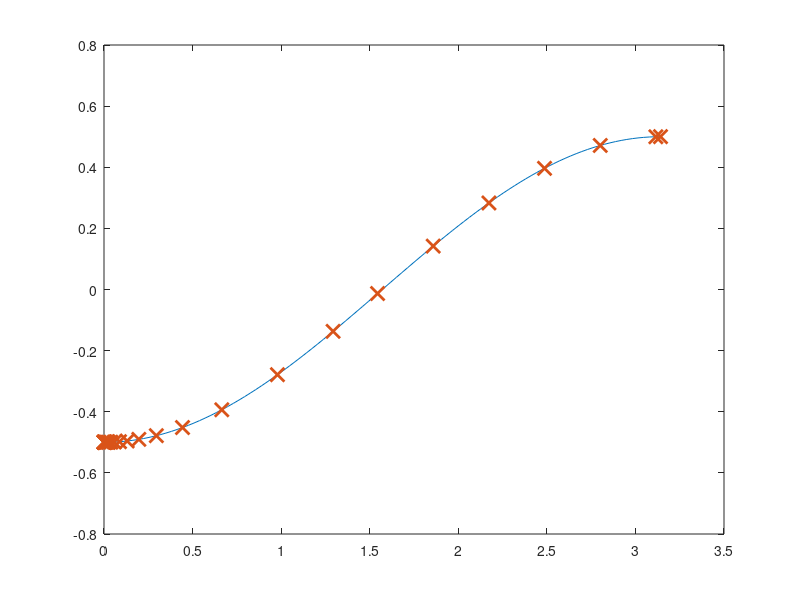

Write MATLAB code to recreate this figure. (Note: this script raises an error after producing the figure.)
%% Integrator Lab: Solving First Order ODEs in MATLAB and Picard Approximation
%
% This lab will teach you to numerically solve first order ODEs using a
% built in MATLAB integrator, |ode45|.  |ode45| is a good, general purpose
% tool for integrating first order equations (and first order systems).  It
% is not always the right algorithm, but it is usually the right algorithm
% to try first. This lab will also teach you how to manipulate symbolic
% functions in MATLAB.
%
% You will learn how to use the |ode45| routine, how to interpolate between
% points, and how MATLAB handles data structures.  You will also learn how
% to use MATLAB for exact symbolic calculations and write your own Picard
% approximation code.
% 
% Opening the m-file lab2.m in the MATLAB editor, step through each
% part using cell mode to see the results.  Compare the output with the
% PDF, which was generated from this m-file.
%
% There are eight exercises in this lab that are to be handed in at the
% end of the lab.  Write your solutions in the template, including
% appropriate descriptions in each step. Save the .m file and submit it 
% online using Quercus.
%
%% Student Information
%
% Student Name: Zarah Mathew
% Student Number: 1009961720
%

%% Set up an inline function representation of an ODE and solve it
%
% MATLAB has many built in routines for solving differential equations of
% the form
%
% |y' = f(t,y)|
%
% We will solve them using |ode45|, a high precision integrator.  To do
% this, we will need to construct an inline function representation of |f|,
% an initial condition, and specify how far we want MATLAB to integrate the
% problem.  Once we have set these, we pass the information to |ode45| to
% get the solution.
%
% For a first example, we will solve the initial value problem
%
% |y' = y, y(0) = 1|
%
% which has as its answer |y = e^t|. 
%
%

% Set up the right hand side of the ODE as an inline function
f = @(t,y) y; 

% The initial conditions
t0 = 0;
y0 = 1;

% The time we will integrate until
t1 = 2;

soln = ode45(f, [t0, t1], y0);


%% Examining the output
%
% When we execute the |ode45|, it returns a data structure, stored in soln.
% We can see the pieces of the data structure with a display command:

disp(soln);

%% Understanding the components of the solution data structure
%
% The most important elements of the data structure are stored in the |x|
% and |y| components of the structure; these are vectors.  Vectors |x| and
% |y| contain the points at which the numerical approximation to the
% initial vlaue problem  has been computed.  In other words, |y(j)| is the
% approximate value of the solution at |x(j)|.
%
% *NOTE:* Even though we may be studying a problem like |u(t)| or |y(t)|,
% MATLAB will always use |x| for the independent variable and |y| for the
% dependent variable in the data structure.
%
% Pieces of the data structure can be accessed using a period, as in C/C++
% or Java.  See the examples below:

% Display the values of |t| at which |y(t)| is approximated
fprintf(' Vector of t values: ');
disp(soln.x);
% Display the the corresponding approximatations of |y(t)|
fprintf(' Vector of y values: ');
disp(soln.y);

% Display the approximation of the solution at the 3rd point:
fprintf(' Third element of the vector of t values: %g\n',soln.x(3));
fprintf(' Third element of the vector of y values: %g\n',soln.y(3));


%% Visualizing and comparing the solution
% We can now visualize the solution at the computed data points and compare
% with the exact solution.

% Construct the exact solution
tt = linspace(0,2,50);
yy = exp(tt);

% Plot both on the same figure, plotting the approximation with x's
plot(tt, yy, soln.x, soln.y, 'x', 'MarkerSize',10, 'LineWidth', 2);
% NOTE: the MarkerSize and LineWidth are larger than their defaults of 6
% and 1, respectively.  This makes the print out more readable.

% Add a label to the axis and a legend
xlabel('t');
legend('Exact', 'Numerical','Location','Best');

%% Exercise 1
%
% Objective: Solve an initial value problem and plot both the numerical
% approximation and the corresponding exact solution.
%
% Details: Solve the IVP
%
% |y' = y tan t + sin t, y(0) = -1/2|
%
% from |t = 0| to |t = pi|.
%
% Compute the exact solution (by hand), and plot both on the same figure
% for comparison, as above.
%
% Your submission should show the construction of the inline function, the
% use of ode45 to obtain the solution, a construction of the exact
% solution, and a plot showing both.  In the comments, include the exact
% solution.
%
% Label your axes and include a legend.
   
%               The exact solution I got was y = -cos(t)/2
% This is obtained as follows:
% y' = y*tan(t) + sin(t); 
% integrating factor = e^-(int(tan(t)) 
% = e^ln(cos(t)) = cos(t) (Methods of substitution was involved)

%cos(t)*y' - cos(t)*tan(t)*y = cos(t)*sin(t)
%cos(t)*y' - sin(t)*y = cos(t)*sin(t)

%Integrating both sides and taking integration by substitution  gives):
% y = (1/2)*[(sin(t)^2)/cos(t)] + [C/cos(t)]
%Given initial condition y(0) = -1/2 --> C = -(1/2)
%y = [(1/2)*cos(t)] * [(sin(t)^2) -1)
%y = -cos(t)/2

%Constructing the inline function 
f = @(t,y) (y*tan(t)) + sin(t);

%Stating the initial conditions
t0 = 0;
y0 = -1/2;

%t will span from 0 to pi
t1 = pi;

%Using the ode45 to obtain the solution
ode_soln = ode45(f, [t0, t1], y0);

exact_x = linspace(0,pi);
exact_soln = (-cos(exact_x)/2);

%Plotting the solutions
plot(exact_x, exact_soln, ode_soln.x, ode_soln.y, 'x', 'MarkerSize',10, 'LineWidth', 2);


%% Computing an approximation at a specific point
%
% As you should be able to see by examining |soln.x|, ode45 returns the
% solution at a number of points between |t0| and |t1|.  But sometimes we
% want to know the solution at some intermediate point.
%
% To obtain this value, we need to interpolate it in a consistent way.
% Fortunately, MATLAB provides a convenient function, |deval|, specifically
% for this.

% Compute the solution at t = .25:
deval(soln, .25)

% Compute the solution at t = 1.6753:
fprintf(' Solution at 1.6753: %g\n', deval(soln, 1.6753));

% Compute the solution at 10 grid points between .45 and 1.65:
tinterp = linspace(.45, 1.65, 10);
deval(soln, tinterp)

% Alternatively:
deval(soln, linspace(.45, 1.65, 10))


%% Exercise 2
% 
% Objective: Interpolate a solution at a number of grid points
%
% Details: For the solution you computed in exercise 1, use deval to
% compute the interpolated values at 10 grid points between 2 and 3.

%Using deval to compute interpolated values
interpolate_val = linspace(2, 3, 10);
deval(ode_soln, interpolate_val)
%% Errors, Step Sizes, and Tolerances
%
% As you may have noticed, in contrast to the IODE software, at no point do
% we set a step size for our solution.  Indeed, the step size is set
% adaptively to conform to a specified error tolerance.  
%
% Roughly speaking, given the solution at |(t_j, y_j)|, |ode45| computes two
% approximations of the solution at |t_{j+1} = t_j + h|; one is of greater
% accuracy than the other.  If the difference is below a specified
% tolerance, the step is accepted and we continue.  Otherwise the step is
% rejected and the smaller step size, |h|, is used; it is often halved.
%
% We can compute the global truncation error at each solution point, figure
% out the maximum error, and visualize this error (on a linear-log scale):

% Compute the exact solution
yexact = exp(soln.x);

% Compute the pointwise error; note the use of MATLAB's vectorization
err = abs(yexact - soln.y);

disp(err);

fprintf('maximum error: %g \n', max(err));

semilogy(soln.x, err, 'LineWidth', 2);
xlabel('t');
ylabel('error');


%% Exercise 3
%
% Objective: Examine the error of a solution generated by |ode45|
%
% Details: For your solution to exercise 1, compute the pointwise error,
% identify the maximum value of the error, and visualize the error on a 
% linear-log plot (use semilogy to plot the log of the error vs. t).  
% Write in the comments where the error is largest, and give a brief 
% (1-2 sentences) explanation of why it is largest there.  Make sure to 
% label your axes.

%Computing the exact solution 
y_exact = (-cos(ode_soln.x)/2);

%Computing the pointwise error
error = abs(y_exact - ode_soln.y);

disp(error);

fprintf('maximum error: %g \n', max(error));

semilogy(ode_soln.x, error, 'LineWidth', 2);
xlabel('t');
ylabel('error');

%The error is largest at t = 1.5581 seconds because the solution has a
%point of inflection, indicating that its derivative is at a maximum.

%% Exercise 4
%
% Objective: Solve and visualize a nonlinear ode using ode45
%
% Details: Solve the IVP
%
% |y' = 1 / y^2 , y(1) = 1|
%
% from |t=1| to |t=10| using |ode45|.  Find the exact solution and compute
% the maximum pointwise error.  Then plot the approximate solution and the
% exact solution on the same axes.
%
% Your solution should show the definition of the inline function,
% the computation of its solution in this interval, the computation of the
% exact solution at the computed grid points, the computation of the
% maximum error, and a plot of the exact and approximate solutions.
%Your axes should be appropriately labeled and include a legend.

%Constructing the inline function 
f = @(t,y) 1/(y.^2);

%Stating the initial conditions
t0 = 1;
y0 = 1;

%t will span from 1 to 10
t1 = 10;

%Using the ode45 to obtain the computation of the solution at grid points.
ode_soln2 = ode45(f, [t0, t1], y0);


%The exact solution is y = (3t - 2)^(1/3)

%Computing the exact solution. 
exact_soln2 = ((3.*ode_soln2.x)-2).^(1/3);

%Plotting the exact and approximate solutions.
plot(ode_soln2.x, exact_soln2, ode_soln2.x, ode_soln2.y, 'x', 'MarkerSize',10, 'LineWidth', 2);
xlabel('t');
ylabel('y');
legend("exact solution", "ode45");


%Computing the maximum pointwise error
error2 = abs(exact_soln2 - ode_soln2.y);
max_error2 = max(error2);
fprintf('maximum error: %g \n', max_error2);

%% Exercise 5
%
% Objective: Solve and visualize an ODE that cannot be solved by hand with
% |ode45|.
%
% Details: Solve the IVP
%
% |y' =  1 - t y / 2, y(0) = -1|
%
% from |t=0| to |t=10|.  
%
% Your solution should show you defining the inline function, computing
% the solution in this interval, and plotting it.
%
% Your axes should be appropriately labeled


%Constructing the inline function 
f = @(t,y) (1-t.*y) ./ 2

%Stating the initial conditions
t0 = 0;
y0 = -1;

%t will span from 0 to pi
t1 = 10;

%Using the ode45 to obtain the solution
ode_soln = ode45(f, [t0, t1], y0);

%Plotting the solution
plot(ode_soln.x, ode_soln.y, "LineWidth", 2);
xlabel('t');
ylabel('y');

%% Exercise 6 - When things go wrong
%
% Objective: Solve an ode and explain the warning message
%
% Details: Solve the IVP:
%
% |y' = y^3 - t^2, y(0) = 1|
%
% from |t=0| to |t=1|.  
%
% Your solution should show you defining the inline function, and computing
% the solution in this interval.
% 
% If you try to plot the solution, you should find that the solution does
% not make it all the way to t = 1.
%
% In the comments explain why MATLAB generates the warning message that you
% may see, or fails to integrate all the way to t=1.  HINT: Try plotting
% the direction field for this with IODE.


%Constructing the inline function 
f = @(t,y) (y.^3) - (t.^2);

%Stating the initial conditions
t0 = 0;
y0 = 1;

%t will span from 0 to pi
t1 = 1;

%Using the ode45 to obtain the solution
ode_soln = ode45(f, [t0, t1], y0);

plot(ode_soln.x, ode_soln.y, "LineWidth", 2);
xlabel('t');
ylabel('y');

%Observations:
%1) Graph fails to integrate all the way to t = 1. Instead, it spikes
%upwards when t = 0.5
%2) The error message: 
%Warning: Failure at t=5.066046e-01.  Unable to meet integration tolerances without 
%reducing the step size below the smallest value allowed (1.776357e-15) at time t. 


%Explanation: 
%After graphing it with IODE, I noticed that the direction field goes
%towards infinity as it approaches t = 0.5. This indicates that the solution is only
%defined until t = 0.5, thus the ode45 can no longer compute the numerical solution after t = 0.5


%% Using symbolic variables to define functions
% We can define symbolic variables to let MATLAB know that these variables
% will be used for exact computations

% Start by defining the variables as symbolic
syms t s x y

% Define a function by simply writing its expression

f = cos(t)
g = sin(t)
h = exp(2*x)

% We can manipulate these functions

simplify(f^2+g^2)
diff(h)

% We can plot a function defined symbolically using the command |ezplot|.
% Learn about the command |ezplot|:

help ezplot

% Plot the function |f(t)| and |h(x)|

ezplot(f)
ezplot(h)

%%
% If we try to evaluate the function |f(0)|, we get an error message. 
%
% The symbolic variables are not meant to be used to evaluate functions,
% but to manipulate functions, compute derivatives, etc.
% To evaluate a function using symbolic variables is a little cumbersome:

% We need to substitute the variable by a value:

subs(f,t,pi)

%%
% This expression means: In the expression |f|, substitute the variable |t|
% by the number |pi|.

% If we use a value where the cosine does not have a "nice" expression, we
% need to approximate the result:

subs(f,t,2)

% We need to use the command |eval|

eval(subs(f,t,2))


%% Exercise 7
% Objective: Define a function using symbolic variables and manipulate it.
%
% Details: Define the function |f(x) = sin(x)cos(x)|
%
% Use MATLAB commands to obtain a simpler form of this function, compute
% value of this function for |x=pi/4| and |x=1|, and plot its graph.

% Start by defining the variables as symbolic
syms x;

% Define a function by simply writing its expression
f = sin(x);
g = cos(x);

% Simplifying the functions
s = simplify(f*g);

%For x = pi/4
x_pi = subs(s,x,(pi/4));
fprintf('When x = pi/4, y = %g\n', x_pi);


%For x = 1
one = subs(s,x,1);
fprintf('When x = 1, y = %g\n', one);


%Plotting the graph
ezplot(s)


%% Obtaining Picard approximations 
%
% Consider an initial value problem
%
% |y' = 1 + y|
% |y(0) = 0|
%
% First we need to define the variables we will be using

syms t s y;

% We then need to define the function f

f = 1+y; % we define it without the @(t,y) because it is a symbolic function

% We set up our initial approximation phi_0 = 0:

phi=[sym(0)];   % we will keep a list with all the approximations

% Set up a loop to get successive approximations using Picard iterations

N=5;

for i = 1:N
    func=subs(f,y,phi(i));    % prepare function to integrate: y -> previous phi
    func=subs(func,t,s);      % variable of integration is s, so we need to change
                              % t -> s
    
    newphi = int(func, s, 0 ,t);   % integrate to find next approximation
    
    phi=cat(2,phi,[newphi]);       % update the list of approximations by adding new phi
end

% Show the last approximation

phi(N+1)

% Plot the approximation just found
picard=ezplot(phi(N+1),[0,5]);
set(picard,'Color','green');         % set the color of the graph to green

% In this case, the exact solution is
%
% |y=e^t-1|
%
% Compare the approximation and the exact solutions

hold on;
exact=ezplot(exp(t)-1,[0,5]);

xlabel('t');
ylabel('y');
title('Picard Approximations');
legend('Picard Approximation', 'Exact Solution','Location','NorthWest');


%% Exercise 8
%
%  Objective: Solve your own Picard Approximation and compare it to the
%  exact solution.
%
%  Details: Consider the IVP
%     | y' = 1+y^2|
%     | y(0) = 1 |
%
% Find the Picard approximation phi_5. 
% For better efficiency, do not keep all the previous approximations.
%
% Compute the exact solution (by hand), and plot both on the same figure
% for comparison, as above.
%
% Label your axes and include a legend.
%
% HINT. The initial condition has 1 instead of 0, so the Picard
% method needs to be adapted.


syms t s y; 


%defining the function:
g = 1 + y.^2;

% Setting up our initial approximation as phi_5 = 1:
phi_5=[sym(1)];  

% Setting up a loop to get successive approximations using Picard iterations
N=5;

for i = 1:N
    func=subs(g,y,phi_5(i));   
    func=subs(func,t,s);     
    newphi =1 + int(func, s, 0 ,t);   %The initial conditions y(0) = 1 
    phi_5=cat(2,phi_5,[newphi]);      
end

% Showing the last approximation
phi_5(N+1)

% Plotting the approximation just found and adjusting the range
figure; 
picard2=ezplot(phi_5(N+1),[-5, 5]);
set(picard2,'Color','green', "LineWidth", 1); 
hold on;

%           The exact solution I calculated is: y = tan(t)
exact2=ezplot(tan(t), [-5, 5]);
set(exact2,'Color','red', "LineWidth", 2, "LineStyle", "--"); 


xlabel('t');
ylabel('y');
title('Picard Approximations');
legend('Picard Approximation', 'Exact Solution','Location','NorthWest');
hold off; 

